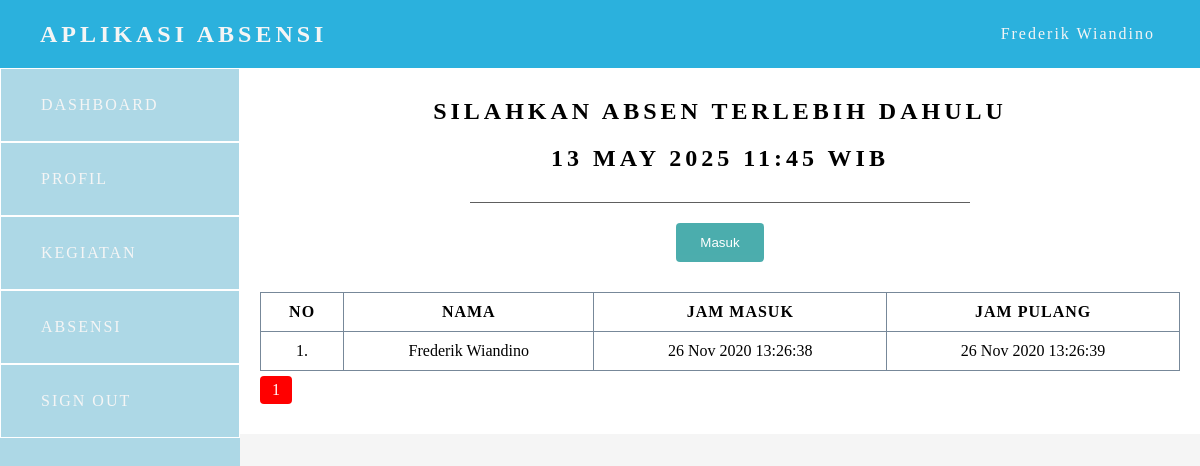
Page /absensi.php (signed in) on the committed database.
### tables this page shows
CREATE TABLE `absen` (
  `absen_id` int(11) NOT NULL,
  `users_id` int(11) NOT NULL,
  `jam_masuk` varchar(255) NOT NULL,
  `jam_pulang` varchar(255) NOT NULL
);

CREATE TABLE `tb_users` (
  `id` int(11) NOT NULL,
  `nama` varchar(225) NOT NULL,
  `email` varchar(225) NOT NULL,
  `password` varchar(225) NOT NULL,
  `id_level` int(11) NOT NULL,
  `created_at` timestamp NOT NULL DEFAULT current_timestamp() ON UPDATE current_timestamp()
);

### function.php (called while the page is built, shortened)
<?php
    $config = mysqli_connect("localhost", "root", "", "absensi") or die;
    function query($query) {
        global $config;
        $result = mysqli_query($config, $query);
        $rows = [];
        while ($row = mysqli_fetch_assoc($result)) {
            $rows[] = $row;
        }
        return $rows;
    }
?>

### absensi.php (the view, shortened to what this page needs)
<?php include "template/header.php" ?>
<?php
    $dataPerPage = 5;
    $jumlahData = count(query("SELECT * FROM absen WHERE users_id = $id"));
    $jumlahHalaman = ceil($jumlahData / $dataPerPage);
    $isActive = (isset($_GET["page"])) ? $_GET["page"] : 1 ;
    $awalData = ($dataPerPage * $isActive ) - $dataPerPage;
    $absens = query("SELECT * FROM absen INNER JOIN tb_users ON tb_users.id = absen.users_id WHERE users_id = $id LIMIT $awalData, $dataPerPage");
?>
<div class="jam">
    <h2>Silahkan Absen Terlebih Dahulu</h2>
    <h2><?= date(" d M Y"); ?> <?= date("H:i"); ?> WIB</h2>
</div>
<div class="table-of-absen">
    <form action="" method="post">
        <button class="btn masuk" name ="absen" type ="submit">Masuk</button>
    </form>
</div>
<div class="table">
        <table>
            <tr>
                <th>no</th>
                <th>Nama</th>
                <th>Jam Masuk</th>
                <th>Jam Pulang</th>
            </tr>
            <?php $no = 1; ?>
            <?php foreach ($absens as $absens) : ?>
              <tr>
                    <td><?= $no++ ?>.</td>
                    <td><?= $absens["nama"] ?></td>
                    <td><?= $absens["jam_masuk"] ?></td>
                    <?php if(empty($absens["jam_pulang"])) : ?>
                        <form action="" method="post">
                         <input type="hidden" name="absen_id" id="absen_id" value = "<?= $absens["absen_id"] ?>">
                        <input type="hidden" name="users_id" id="users_id" value="<?= $id ?>">
                        <input type="hidden" name="jam_masuk" id="jam_masuk" value="<?= $absens["jam_masuk"] ?>">
                        <input type="hidden" name="jam_pulang" id="jam_pulang" value="<?= date("d M Y H:i:s")  ?>">
                        <td><button class="btn pulang" name ="absen_pulang" type="submit">Pulang</button></td>
                        </form>
                    <?php else: ?>
                        <td><?= $absens["jam_pulang"] ?></td>
                    <?php endif; ?>
                </tr>
            <?php endforeach; ?>
        </table>
        <div class="pagination">
                    <?php for($i=1; $i <= $jumlahHalaman; $i++) : ?>
                        <?php if($i == $isActive) : ?>
                            <a class="page" style="background-color:red;" href="?page=<?=$i ?>"><?= $i?></a>
                        <?php else : ?>
                            <a class="page" href="?page=<?=$i ?>"><?= $i?></a>
                        <?php endif; ?>
                    <?php endfor; ?>
    </div>
</div>
<?php include "template/footer.php" ?>

### css/app.css (style rules this page uses)
* { margin: 0; padding: 0; box-sizing: 0; }
form { width: 100%; display: flex; justify-content: space-around; }
.table { padding: 10px 0px; width: 100%; overflow-x: scroll; }
table { table-layout: auto; width: 100%; border-collapse: collapse; }
th, td { border: 1px solid lightslategray; padding: 10px; text-align: center; text-transform:capitalize; }
th { text-transform: uppercase; letter-spacing: 1px; }
.jam { display: flex; justify-content: space-around; flex-direction: column; width: 100%; text-transform: uppercase; letter-spacing: 4px; }
.jam h2 { margin-top: 10px; text-align: center; margin-bottom: 10px; }
.table-of-absen { width: 50%; display: flex; align-items: center; margin: 0 auto; justify-content: space-around; border-top: 1px solid rgba(26, 26, 26, 0.7); margin-top: 20px; padding: 20px 20px; }
.btn { display: inline-block; padding: 12px 24px; border: none; border-radius: 4px; opacity: .7; cursor: pointer; transition: opacity .3s ease-in; }
.masuk { color: white; background-color:darkcyan; }
.page { display: inline-block; padding: 5px 12px; background-color: lightblue; margin-top: 5px; color: white; text-decoration: none; border-radius: 4px; }

### rows in the picture
absen: users.nama "Frederik Wiandino", jam_masuk "26 Nov 2020 13:26:38", jam_pulang "26 Nov 2020 13:26:39"

### other values in the picture
$nama "Frederik Wiandino"
